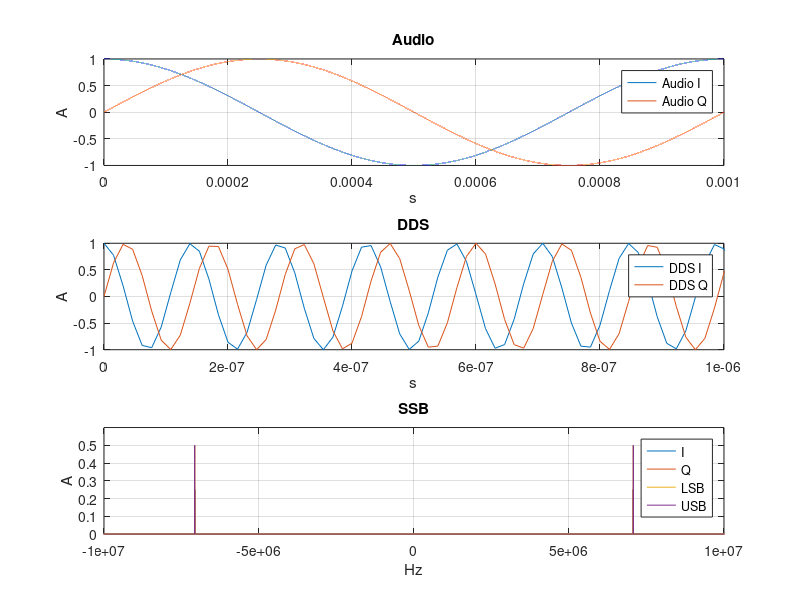

This figure's MATLAB source:
addpath("C:\Users\Martin Stoyanov\IdeaProjects\va3aui\matlab")
pkg load communications
pkg load signal
clear all
close all
clc

fs = 65e6
t = 0 : 1/fs : 1e-3 - 1/fs
df = -fs/2 : 1e3 : fs/2-1e3

fa = 1e3
audio = sin(2*pi*fa*t)
audio_i = -imag(hilbert(audio))
audio_q = audio

fc = 7.074e6
dds_i = cos(2*pi*fc*t)
dds_q = sin(2*pi*fc*t)

i = audio_i.*dds_i
q = audio_q.*dds_q

figure(1)
subplot(3, 1, 1)
plot(t, audio_i)
hold on
plot(t, audio_q)
hold off
axis([0, 1e-3, -1, 1])
title('Audio')
xlabel('s')
ylabel('A')
legend('Audio I', 'Audio Q')
grid on
subplot(3, 1, 2)
plot(t, dds_i)
hold on
plot(t, dds_q)
hold off
axis([0, 1e-6, -1, 1])
title('DDS')
xlabel('s')
ylabel('A')
legend('DDS I', 'DDS Q')
grid on
subplot(3, 1, 3)
plot(df, abs(fftshift(fft(i)/length(df))))
hold on
plot(df, abs(fftshift(fft(q)/length(df))))
hold on
# LSB:
plot(df, abs(fftshift(fft(i+q)/length(df))))
hold on
# USB:
plot(df, abs(fftshift(fft(i-q)/length(df))))
hold off
axis([-10e6, 10e6, 0, 0.6])
title('SSB')
xlabel('Hz')
ylabel('A')
legend('I', 'Q', 'LSB', 'USB')
grid on

